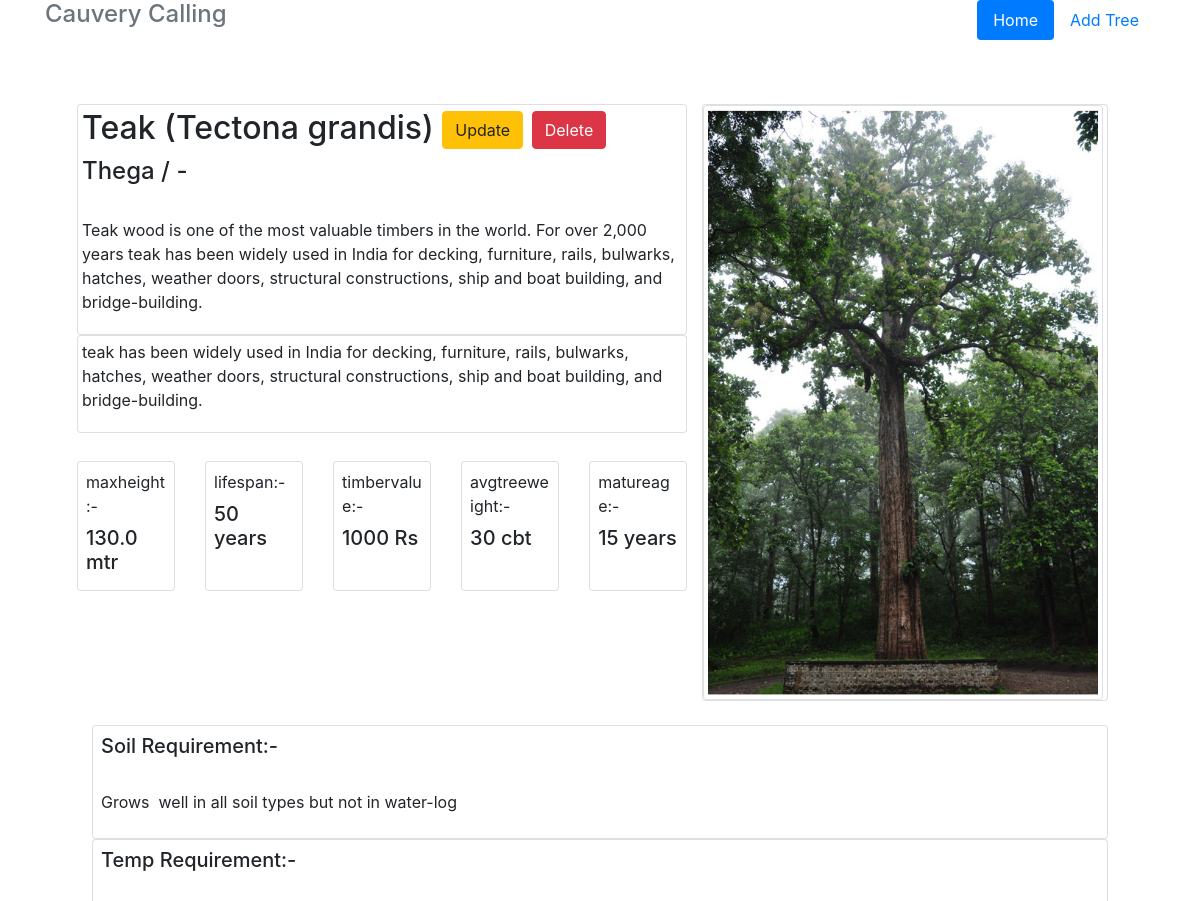
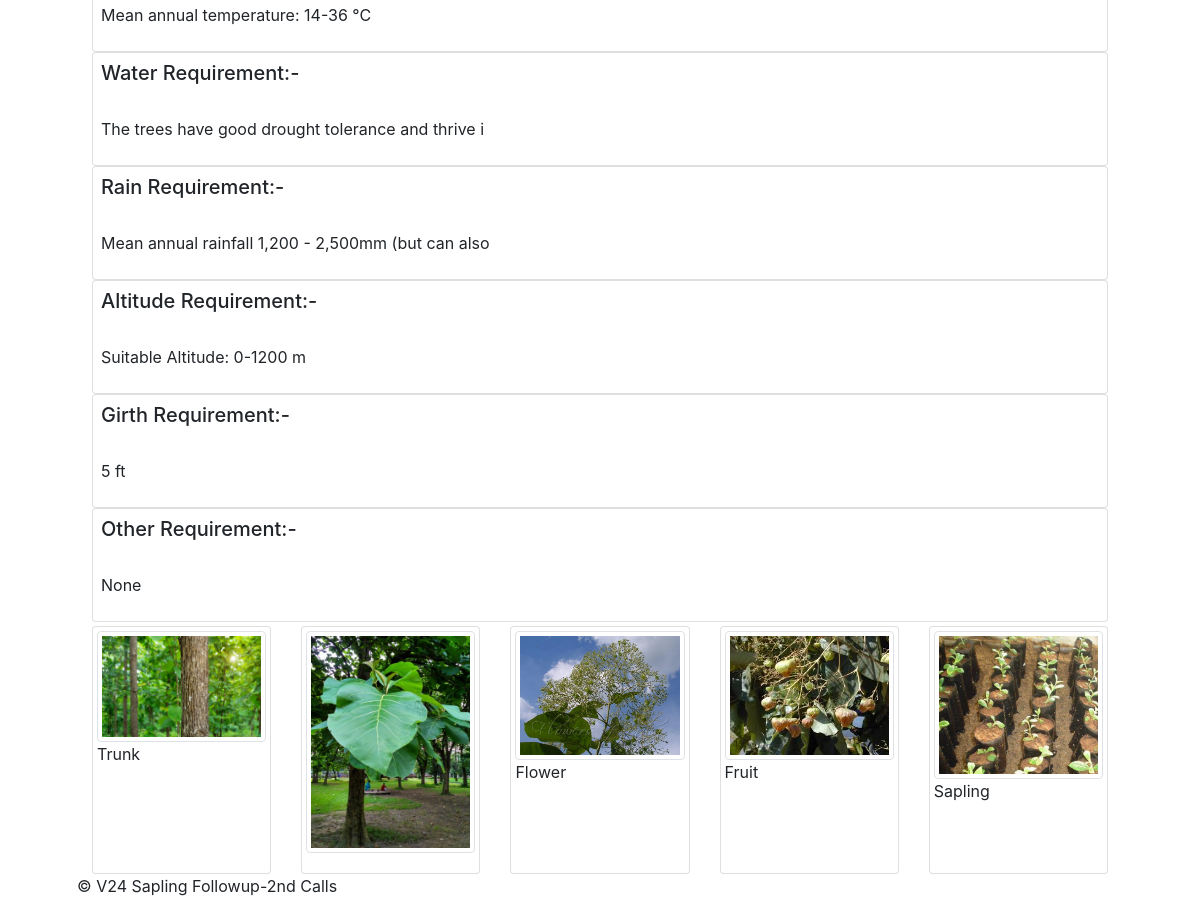
The app's page /detail/2 with its own data (2 pictures, top to bottom).
### treeinfo/models.py (models this page shows, shortened)
class treeinfo(models.Model):
    name = models.CharField(max_length=30)
    sciname = models.CharField(max_length=50)
    localname1 = models.CharField(max_length=50)
    localname2 = models.CharField(max_length=50,blank=True)
    desc = models.CharField(max_length=1000)
    uses = models.CharField(max_length=500,blank=True)
    maxheight = models.FloatField(default=0)
    lifespan = models.IntegerField(default=0)
    timbervalue = models.IntegerField(default=0)
    avgtreeweight = models.IntegerField(default=0)
    matureage = models.IntegerField(default=0)
    req_soil = models.CharField(max_length=50,blank=True)
    req_temp = models.CharField(max_length=50,blank=True)
    req_water = models.CharField(max_length=50,blank=True)
    req_rain = models.CharField(max_length=50,blank=True)
    req_alt = models.CharField(max_length=50,blank=True)
    req_girth = models.CharField(max_length=50,blank=True)
    req_other = models.CharField(max_length=50,blank=True)
    treedesc = models.CharField(max_length=300,blank=True)
    treepic = models.ImageField(default='default.jpg',upload_to='images/')
    trunkdesc = models.CharField(max_length=300,blank=True)
    trunkpic = models.ImageField(default='default.jpg',upload_to='images/',blank=True)
    leavesdesc = models.CharField(max_length=300,blank=True)
    leavespic = models.ImageField(default='default.jpg',upload_to='images/',blank=True)
    flowerdesc = models.CharField(max_length=300,blank=True)
    flowerpic = models.ImageField(default='default.jpg',upload_to='images/',blank=True)
    other1desc = models.CharField(max_length=300,blank=True)
    other1pic = models.ImageField(default='default.jpg',upload_to='images/',blank=True)
    other2desc = models.CharField(max_length=300,blank=True)
    other2pic = models.ImageField(default='default.jpg',upload_to='images/',blank=True)

### treeinfo/views.py (the view)
# urls.py: path('detail/<int:tree_id>', views.detail, name='detail'),
def detail(request,tree_id):
    tree = treeinfo.objects.get(id=tree_id)
    return render(request,'treeinfo/detail.html',{'tree':tree})

### treeinfo/templates/treeinfo/detail.html (shortened to what this page needs)
{% extends 'treeinfo/base.html' %}
{% block body %}
{% load static %}
<div class="container">
    <div class="row">
        <div class="col-md-7">
            <div class="row">
                <div class="card p-1">
                <h2>{{tree.name}} ({{tree.sciname}})
                <a class="btn btn-warning" href="{% url 'update' tree.id %}">Update</a>
                <a class="btn btn-danger" href="{% url 'delete' tree.id %}">Delete</a></h2>
                <h4>{{tree.localname1}} / {{tree.localname2}}</h4><br>
                <p>{{tree.desc}}</p>
                </div>
            </div>
            <div class="row">
                <div class="card p-1">
                <p>{{tree.uses}}</p>
                </div>
            </div><br>
            <div class="row">
                <div class="card-deck mt-1">
                <div class="card p-2">
                    <label>maxheight:-</label><h5>{{tree.maxheight}} mtr</h5>
                </div>
                <div class="card p-2">
                    <label>lifespan:-</label><h5>{{tree.lifespan}} years</h5>
                </div>
                <div class="card p-2">
                    <label>timbervalue:-</label><h5>{{tree.timbervalue}} Rs</h5>
                </div>
                <div class="card p-2">
                    <label>avgtreeweight:-</label><h5>{{tree.avgtreeweight}} cbt</h5>
                </div>
                <div class="card p-2">
                    <label>matureage:-</label><h5>{{tree.matureage}} years</h5>
                </div>
                </div>
            </div>
        </div>
        <div class="col-md-5">
            <div class="card">
                <img class="img-thumbnail centre" src="{{tree.treepic.url}}" width="400" height="500">
            </div>
        </div>
    </div><br>
    <div class="row">
        <div class="col-md-12">
            <div class="card p-2">
                <h5>Soil Requirement:-</h5><br>
                <p>{{tree.req_soil}}</p>
            </div>
            <div class="card p-2">
                <h5>Temp Requirement:-</h5><br>
                <p>{{tree.req_temp}}</p>
            </div>
            <div class="card p-2">
                <h5>Water Requirement:-</h5><br>
                <p>{{tree.req_water}}</p>
            </div>
            <div class="card p-2">
                <h5>Rain Requirement:-</h5><br>
                <p>{{tree.req_rain}}</p>
            </div>
            <div class="card p-2">
                <h5>Altitude Requirement:-</h5><br>
                <p>{{tree.req_alt}}</p>
            </div>
            <div class="card p-2">
                <h5>Girth Requirement:-</h5><br>
                <p>{{tree.req_girth}}</p>
            </div>
            <div class="card p-2">
                <h5>Other Requirement:-</h5><br>
                <p>{{tree.req_other}}</p>
            </div>
        </div>
    </div>
    <div class="row">
        <div class="col-md-12">
            <div class="card-deck mt-1">
                <div class="card p-1">
                    <img class="img-thumbnail centre" src="{{tree.trunkpic.url}}" width="200" height="100">
                    <p>{{tree.trunkdesc}}</p>
                </div>
                <div class="card p-1">
                    <img class="img-thumbnail centre" src="{{tree.leavespic.url}}" width="200" height="100">
                </div>
                <div class="card p-1">
                    <img class="img-thumbnail centre" src="{{tree.flowerpic.url}}" width="200" height="100">
                    <p>{{tree.flowerdesc}}</p>
                </div>
                <div class="card p-1">
                    <img class="img-thumbnail centre" src="{{tree.other1pic.url}}" width="200" height="100">
                    <p>{{tree.other1desc}}</p>
                </div>
                <div class="card p-1">
                    <img class="img-thumbnail centre" src="{{tree.other2pic.url}}" width="200" height="100">
                    <p>{{tree.other2desc}}</p>
                </div>
        </div>
    </div>
</div>
{% endblock %}

### records on screen
treeinfo: name "Teak", sciname "Tectona grandis", localname1 "Thega", localname2 "-", desc "Teak wood is one of the most valuable timbers in the world. For over 2,000 years teak has been widely used in India for decking, furniture, rails, bulwarks, hatches, weather doors, structural constructions, ship and boat building, and bridge-building.", uses "teak has been widely used in India for decking, furniture, rails, bulwarks, hatches, weather doors, structural constructions, ship and boat building, and bridge-building.", maxheight "130.0", lifespan "50", timbervalue "1000", avgtreeweight "30", matureage "15", treepic (picture), req_soil "Grows well in all soil types but not in water-log", req_temp "Mean annual temperature: 14-36 °C", req_water "The trees have good drought tolerance and thrive i", req_rain "Mean annual rainfall 1,200 - 2,500mm (but can also", req_alt "Suitable Altitude: 0-1200 m", req_girth "5 ft", req_other "None", trunkpic (picture), trunkdesc "Trunk", leavespic (picture), flowerpic (picture), flowerdesc "Flower", other1pic (picture), other1desc "Fruit", other2pic (picture), other2desc "Sapling"
